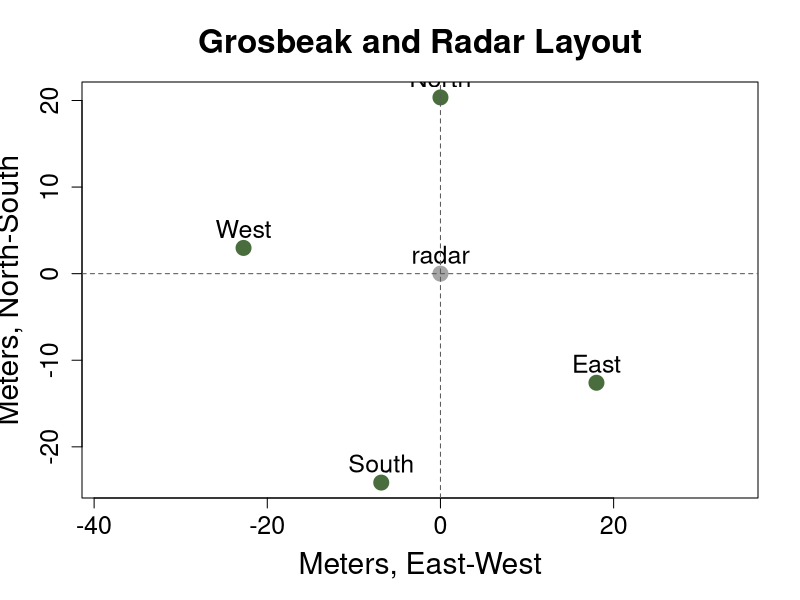

Source code (R):
# Define distance matrix (meters)
distances <- matrix(c(
  0,      45.001, 26.929, 30.965,  # South to others
  45.001, 0,      37.295, 28.220,  # North
  26.929, 37.295, 0,      43.631,  # East
  30.965, 28.220, 43.631, 0        # West
), nrow = 4, byrow = TRUE)

# S N E W

rownames(distances) <- colnames(distances) <- c("South", "North", "East", "West")

# Add radar as 5th point
radar_dists <- c(24.633, 19.716, 21.352, 22.364)
distances_radar <- as.matrix(rbind(
  cbind(distances, radar = radar_dists),
  radar = c(radar_dists, 0)
))

# Get relative coordinates (2D scaling)
coords <- cmdscale(as.dist(distances_radar), k = 2)

# Shift so radar is at (0,0)
coords_shifted <- sweep(coords, 2, coords["radar", ])

# Rotate so North is on +Y axis
theta <- atan2(coords_shifted["North", 2], coords_shifted["North", 1])
rotation_matrix <- matrix(c(cos(-theta), -sin(-theta),
                            sin(-theta),  cos(-theta)), ncol = 2)
coords_aligned <- as.matrix(coords_shifted) %*% rotation_matrix

# Flip horizontally if East/West reversed
if (coords_aligned["East",1] < coords_aligned["West",1]) {
  coords_aligned[,1] <- -coords_aligned[,1]
}

# Rotate 90 deg clockwise so North is "up"
rotation_90 <- matrix(c(0, 1, -1, 0), ncol = 2)
coords_aligned <- coords_aligned %*% rotation_90

# Create final data frame
utm_coords <- data.frame(
  direction = rownames(coords_aligned),
  x = coords_aligned[,1],
  y = coords_aligned[,2]
)

print(utm_coords)

# Write out
write.csv(utm_coords, "aru_coords.csv", row.names = FALSE)

# View the locations to laugh at how bad my placement was
plot(
  utm_coords$x, utm_coords$y,
  xlab = "Meters, East-West",
  ylab = "Meters, North-South",
  asp = 1, pch = 19,
  col = ifelse(utm_coords$direction == "radar", "gray65", "#4a6d3e"),
  main = "Grosbeak and Radar Layout",
  cex = 2,        # make points bigger
  cex.axis = 1.5, # make axis tick labels bigger
  cex.lab = 1.8,  # make axis titles bigger
  cex.main = 2    # make plot title bigger
)
text(
  utm_coords$x, utm_coords$y,
  labels = utm_coords$direction,
  pos = 3,
  cex = 1.5,      # make text labels bigger
  col = "black"
)
abline(h = 0, v = 0, lty = 2, col = "gray35")
